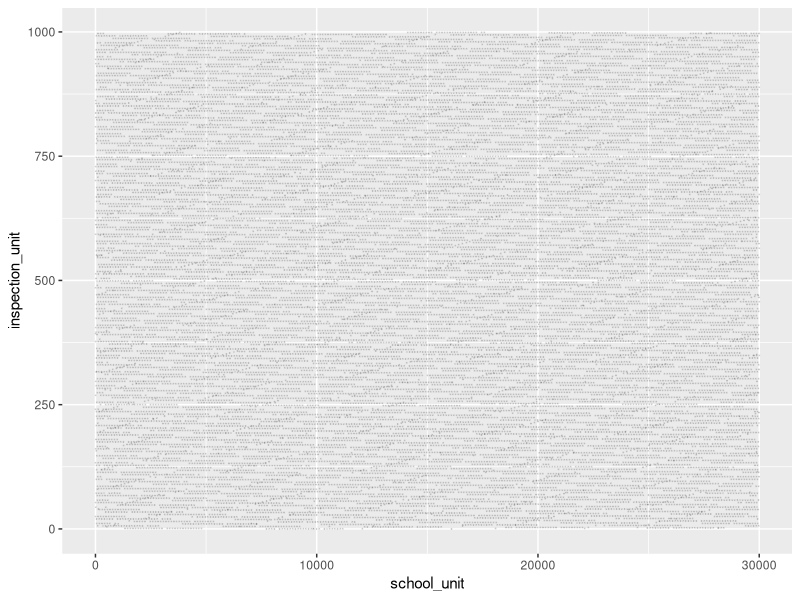

This figure's R source:
## ---- chunk 1
library(dplyr, warn.conflicts=FALSE)
library(ggplot2, warn.conflicts=FALSE)
## ---- chunk 2
num_students <- 500000
num_school_units <- 30000
num_insp_units <- 1000
num_rows <- 4500000

schools_per_ins = num_school_units %/% num_insp_units
## ---- chunk 3
dataset <- data.frame(  studentID   =  rep( c(1:num_students) , each = 10)           , 
                        year        =  rep( c(2010:2019)     , num_students ) 
                     )
## ---- chunk 4
prob_dist =  c(rep(0.001, 90), rep(0.036, 10),  0.1, rep(0.036, 10),  rep(0.001, 90)) 

dataset["move"] <- sample(c(-100:100), size=nrow(dataset), replace=TRUE, prob=prob_dist )
## ---- chunk 5
dataset["school_unit_u"] <- ( dataset["studentID"] + dataset["move"] )  %% num_school_units 
## ---- chunk 6
dataset["inspection_unit_u"] <- ( dataset["school_unit_u"] %/% (schools_per_ins) + ( dataset["school_unit_u"]  %%  17 == 0)*(-171 + dataset["school_unit_u"] %% 371) ) %% num_insp_units
## ---- chunk 7
# dataset["school_unit"] <-  dataset["school_unit_u"]
dataset["school_unit"] <- ( dataset["school_unit_u"]*119 + 19  ) %% num_school_units
## ---- chunk 8
# dataset["inspection_unit"] <- dataset["inspection_unit_u"]
dataset["inspection_unit"] <- ( dataset["inspection_unit_u"]*37 +189   ) %% num_insp_units
## ---- chunk 9
dataset <- dataset[c("studentID", "year",  "school_unit", "inspection_unit")]
## ---- chunk 10
head(dataset, n=5)
## ---- chunk 11
data_units <- dataset[c("school_unit", "inspection_unit")]  %>% distinct() %>% arrange(school_unit)
## ---- chunk 12
saved <- options(repr.plot.width=2.5, repr.plot.height=2)
ggplot(data_units, aes(x = school_unit, y = inspection_unit), size=4) + geom_point(aes(), size=0.1, alpha = 0.1)
options(saved)
## ---- chunk 13
head(data_units, n=5)
## ---- chunk 14
data_units %>% filter(inspection_unit == 241)
## ---- chunk 15

## ---- chunk 16

## ---- chunk 17

## ---- chunk 18

## ---- chunk 19
# set.seed(1)
# dataset <- data.frame(A = sample(c(2010:2019), 1000, rep = TRUE),      B = rnorm(1000))
## ---- chunk 20
# sample(c(-100:100), size=50, replace=TRUE, prob=c(rep(0.0005, 100), 0.9,  rep(0.0005, 100))   )
## ---- chunk 21

## ---- chunk 22

